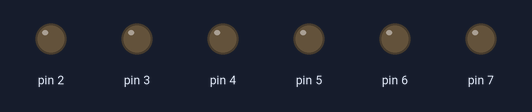
The sketch below on a simulated Arduino Nano, built with avr-gcc and run on an emulated ATmega328P. Shown: output pins drawn as LEDs (lit = HIGH). Pins used as bus, display or sensor lines are not drawn.

Above: at 0.1 s.
At 1.6 s:
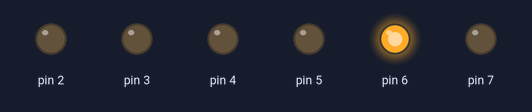
At 3.6 s:
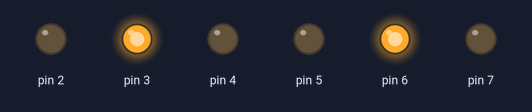
At 6.6 s:
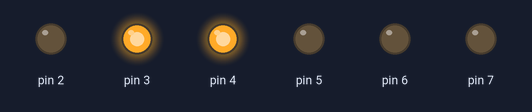
At 9.6 s:
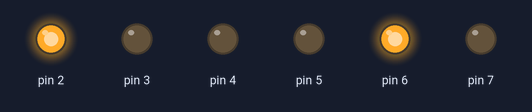
At 11.1 s:
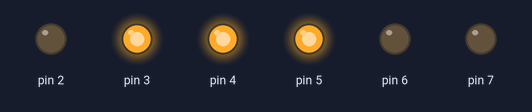
Timing chart, 0 to 12.6 s (numbered marks = the images above):
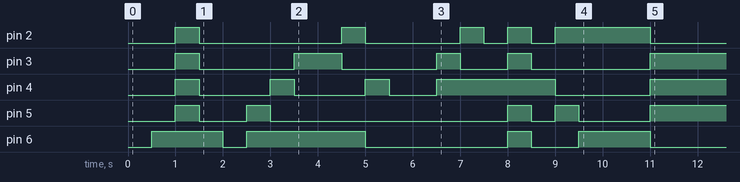

The sketch:

printtimeonleds.ino
```cpp
// Representation of numbers in 5x7 grid (8 rows for extra space)
const byte numbers[10][8] = {
  {0b01110, 0b10001, 0b10001, 0b10001, 0b10001, 0b10001, 0b01110, 0b00000}, // 0
  {0b00100, 0b01100, 0b00100, 0b00100, 0b00100, 0b00100, 0b01110, 0b00000}, // 1
  {0b01110, 0b10001, 0b00001, 0b00110, 0b01000, 0b10000, 0b11111, 0b00000}, // 2
  {0b01110, 0b10001, 0b00001, 0b00110, 0b00001, 0b10001, 0b01110, 0b00000}, // 3
  {0b00010, 0b00110, 0b01010, 0b10010, 0b11111, 0b00010, 0b00010, 0b00000}, // 4
  {0b11111, 0b10000, 0b11110, 0b00001, 0b00001, 0b10001, 0b01110, 0b00000}, // 5
  {0b00110, 0b01000, 0b10000, 0b11110, 0b10001, 0b10001, 0b01110, 0b00000}, // 6
  {0b11111, 0b00001, 0b00001, 0b00010, 0b00100, 0b01000, 0b10000, 0b00000}, // 7
  {0b01110, 0b10001, 0b10001, 0b01110, 0b10001, 0b10001, 0b01110, 0b00000}, // 8
  {0b01110, 0b10001, 0b10001, 0b01111, 0b00001, 0b00010, 0b01100, 0b00000}  // 9
};

// Custom representation for colon (':') (5 rows, 3 columns)
const byte colon[8] = {
  0b00000,
  0b00100,
  0b00000,
  0b00000,
  0b00100,
  0b00000,
  0b00000,
  0b00000
};

// Function to send a column of data to Port D (D0 to D7)
void sendColumnToPortD(byte colData) {
  PORTD = colData;  // Send the column data to the 8 pins on Port D (D0 to D7)
}

// Function to display a number column by column
void displayNumberColByCol(int number, int speed) {
  if (number < 0 || number > 9) return;  // Ensure valid number

  // Loop through each column of the number (5 columns)
  for (int col = 0; col < 5; col++) {
    byte colData = 0;
    // Create the column data for the 8 pins (7 bits for LED display, 1 bit unused)
    for (int row = 0; row < 7; row++) {
      // Shift the row data and set the bits accordingly
      colData |= ((numbers[number][row] >> (4 - col)) & 0x01) << row;
    }

    // Send the column data to the LED line (D0-D7)
    sendColumnToPortD(colData);

    delay(speed);  // Control the speed of displaying each column
  }
}

// Function to display the colon (:) column by column
void displayColon(int speed) {
  for (int col = 0; col < 3; col++) {
    byte colData = 0;
    for (int row = 0; row < 7; row++) {
      colData |= ((colon[row] >> (2 - col)) & 0x01) << row;
    }

    // Send the column data to Port D (D0-D7)
    sendColumnToPortD(colData);

    delay(speed);  // Control the speed of displaying each column
  }
}

void setup() {
  Serial.begin(9600);

  // Set pins D0 to D7 as OUTPUT (Port D on Arduino Nano)
  DDRD = 0xFF;  // 0xFF = 11111111, sets all pins of Port D as output

  int displaySpeed = 500;  // Speed to control how fast columns change (milliseconds)

  // Display "12:45" digit by digit, column by column
  displayNumberColByCol(1, displaySpeed);  // Display number 1
  displayNumberColByCol(2, displaySpeed);  // Display number 2
  displayColon(displaySpeed);              // Display colon ':'
  displayNumberColByCol(4, displaySpeed);  // Display number 4
  displayNumberColByCol(5, displaySpeed);  // Display number 5
}

void loop() {
  // The loop can be used to keep repeating the display if needed
}
```
